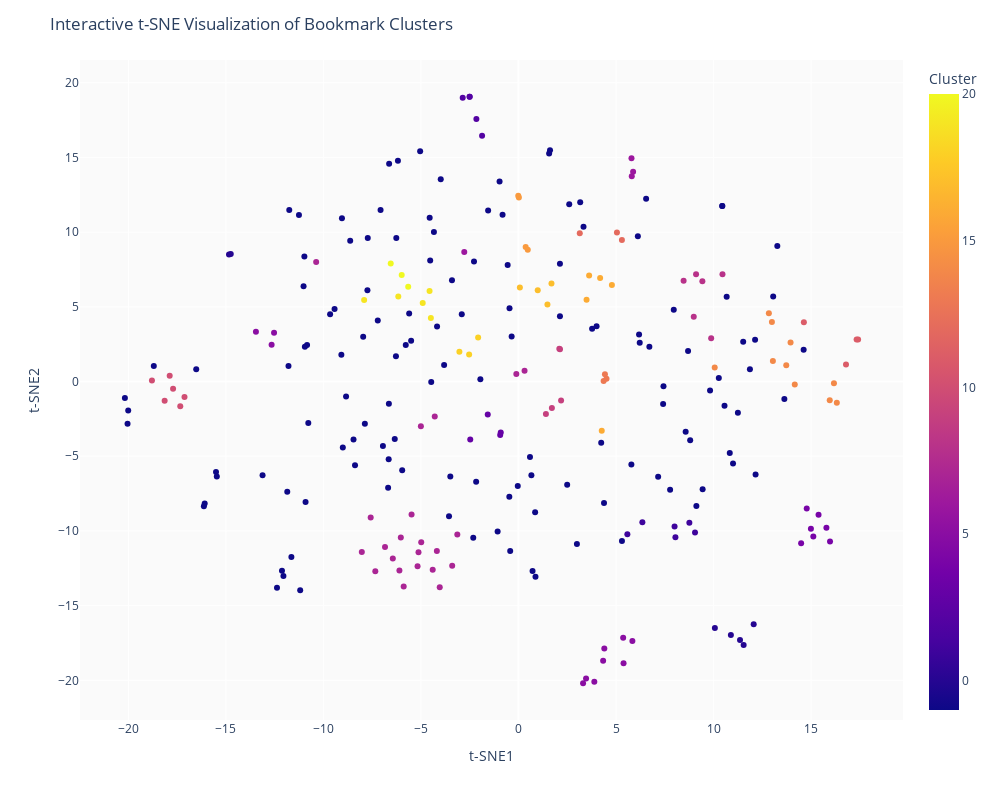
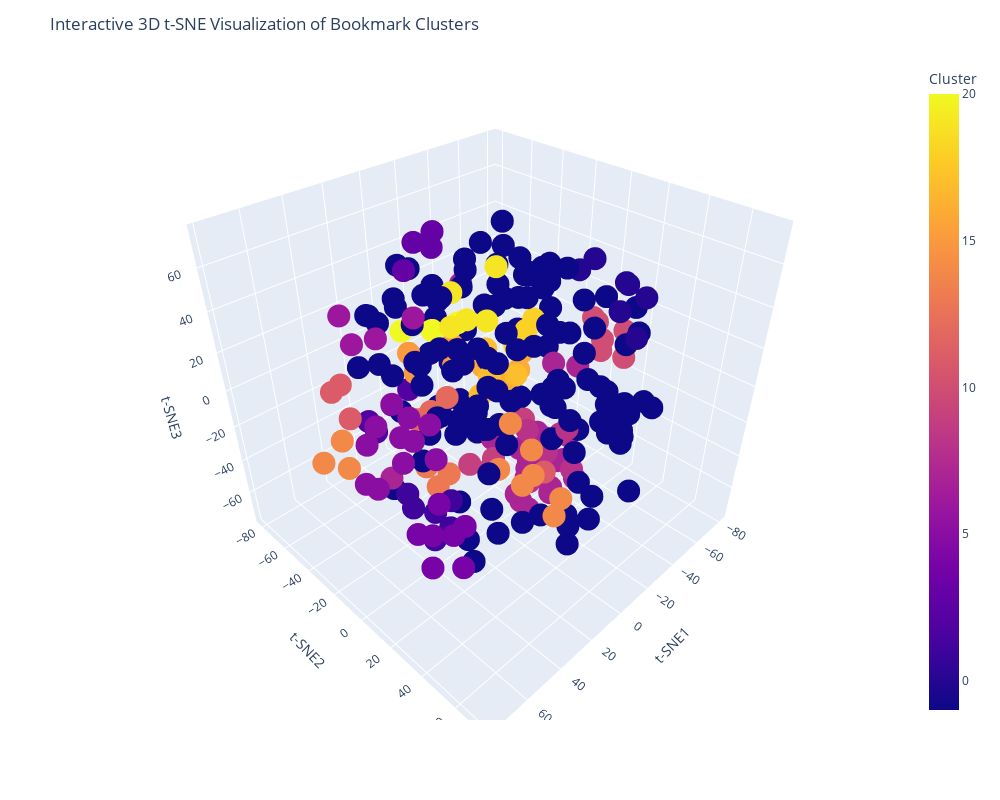

These figures' notebook cell, in order:
### Code cell
# Load the embedded bookmarks
with open('embedded_bookmarks.json') as f:
    data = json.load(f)

embeddings = np.array([bookmark["embedding"] for bookmark in data])

print("\nHDBSCAN Clustering:")

#scale
scaler = StandardScaler()
embeddings_scaled = scaler.fit_transform(embeddings)


clusterer = HDBSCAN(gen_min_span_tree=True)
clusterer.fit(embeddings_scaled)


hdbscan_labels = clusterer.labels_
hdbscan_score = validity_index(embeddings_scaled, hdbscan_labels)

titles = [bookmark["title"] for bookmark in data]
print(f"HDBSCAN Score: {hdbscan_score:.4f}")
print(f"Number of Clusters: {len(set(hdbscan_labels)) - (1 if -1 in hdbscan_labels else 0)}")

# Build and print folder structure
folder_structure = build_folder_structure(hdbscan_labels, titles)
# print("\nFolder Structure:")
# print_folder_structure(folder_structure)

embeddings_reduced = TruncatedSVD(n_components=50, random_state=42).fit_transform(embeddings)

# Perform t-SNE for visualization
tsne = TSNE(n_components=2, random_state=42)
embeddings_2d = tsne.fit_transform(embeddings_reduced)

# Visualize with Plotly
visualize_embeddings_plotly(embeddings_2d, hdbscan_labels, titles)

# Perform t-SNE for 3D visualization
tsne = TSNE(n_components=3, random_state=42)
embeddings_3d = tsne.fit_transform(embeddings_reduced)

# Visualize with Plotly
visualize_embeddings_3d_plotly(embeddings_3d, hdbscan_labels, titles)

### Figure 1 — Plotly figure (JSON) as saved in the notebook; plotly's stock layout.template omitted (floating-point values rounded to 4 significant figures; data arrays with more than 128 entries replaced by an {"elided": "..."} marker saying what was removed)
{"data": [{"customdata": {"elided": "258x1 str values"}, "hovertemplate": "t-SNE1=%{x}<br>t-SNE2=%{y}<br>Title=%{customdata[0]}<br>Cluster=%{marker.color}<extra></extra>", "legendgroup": "", "marker": {"color": {"elided": "258 int values"}, "coloraxis": "coloraxis", "symbol": "circle"}, "mode": "markers", "name": "", "orientation": "v", "showlegend": false, "type": "scatter", "x": {"elided": "258 float values"}, "xaxis": "x", "y": {"elided": "258 float values"}, "yaxis": "y"}], "layout": {"coloraxis": {"colorbar": {"title": {"text": "Cluster"}}, "colorscale": [[0, "#0d0887"], [0.1111, "#46039f"], [0.2222, "#7201a8"], [0.3333, "#9c179e"], [0.4444, "#bd3786"], [0.5556, "#d8576b"], [0.6667, "#ed7953"], [0.7778, "#fb9f3a"], [0.8889, "#fdca26"], [1, "#f0f921"]]}, "height": 800, "legend": {"tracegroupgap": 0}, "margin": {"t": 60}, "plot_bgcolor": "rgb(250,250,250)", "title": {"text": "Interactive t-SNE Visualization of Bookmark Clusters"}, "width": 1000, "xaxis": {"anchor": "y", "domain": [0, 1], "title": {"text": "t-SNE1"}}, "yaxis": {"anchor": "x", "domain": [0, 1], "title": {"text": "t-SNE2"}}}}

### Figure 2 — Plotly figure (JSON) as saved in the notebook; plotly's stock layout.template omitted (floating-point values rounded to 4 significant figures; data arrays with more than 128 entries replaced by an {"elided": "..."} marker saying what was removed)
{"data": [{"customdata": {"elided": "258x1 str values"}, "hovertemplate": "t-SNE1=%{x}<br>t-SNE2=%{y}<br>t-SNE3=%{z}<br>Title=%{customdata[0]}<br>Cluster=%{marker.color}<extra></extra>", "legendgroup": "", "marker": {"color": {"elided": "258 int values"}, "coloraxis": "coloraxis", "symbol": "circle"}, "mode": "markers", "name": "", "scene": "scene", "showlegend": false, "type": "scatter3d", "x": {"elided": "258 float values"}, "y": {"elided": "258 float values"}, "z": {"elided": "258 float values"}}], "layout": {"coloraxis": {"colorbar": {"title": {"text": "Cluster"}}, "colorscale": [[0, "#0d0887"], [0.1111, "#46039f"], [0.2222, "#7201a8"], [0.3333, "#9c179e"], [0.4444, "#bd3786"], [0.5556, "#d8576b"], [0.6667, "#ed7953"], [0.7778, "#fb9f3a"], [0.8889, "#fdca26"], [1, "#f0f921"]]}, "height": 800, "legend": {"tracegroupgap": 0}, "margin": {"t": 60}, "plot_bgcolor": "rgb(250,250,250)", "scene": {"domain": {"x": [0, 1], "y": [0, 1]}, "xaxis": {"title": {"text": "t-SNE1"}}, "yaxis": {"title": {"text": "t-SNE2"}}, "zaxis": {"title": {"text": "t-SNE3"}}}, "title": {"text": "Interactive 3D t-SNE Visualization of Bookmark Clusters"}, "width": 1000}}
